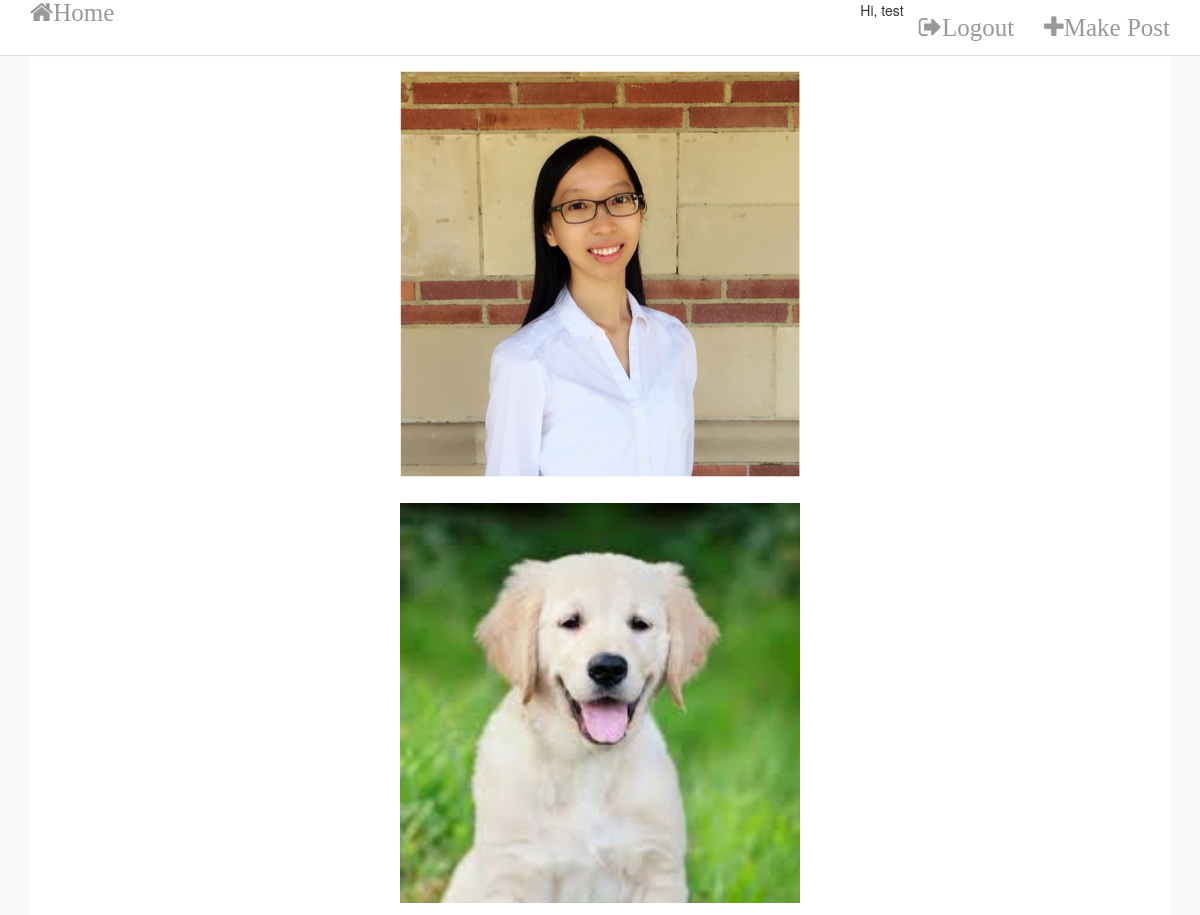
The app's page /instaapp/posts/ (signed in) with its own data.
### InstaApp/models.py (models this page shows, shortened)
class InstaUser(AbstractUser):
    profile_pic = ProcessedImageField(
        upload_to = 'statics/images/posts',
        format = 'JPEG',
        options = {'quality':100},
        blank = True,
        null = True
    )

class Post(models.Model):
    title = models.TextField(blank = True, null = True)
    image = ProcessedImageField(
        upload_to = 'statics/images/posts',
        format = 'JPEG',
        options = {'quality':100},
        blank = True,
        null = True
    )

### InstaApp/views.py (the view)
# urls.py: path('posts/', PostView.as_view(), name = 'posts'),
class PostView(ListView):
    model = Post
    template_name = 'index.html'

### templates/index.html (shortened to what this page needs)
{% extends 'base.html' %}
{% block content %}
<div>
    {% for post in object_list %}
    <div class="card__panel-head">
        <a href = "{% url 'post_detail' post.id %}">
            <img class="card__main-image" height="400" width="400" src = "/{{post.image}}">
        </a>
    </div>
</div>
{% endblock content %}

### templates/header.html (shortened to what this page needs)
<div class="navbar navbar-default navbar-fixed-top" id="main-nav">
    <div class="container desktop">
        <ul class="nav navbar-nav navbar-left">
            <a href="{% url 'posts' %}"><i class="fa fa-home" aria-hidden="true">Home</i></a>
        </ul>
        <ul class="nav navbar-nav navbar-right">
            {% if request.user.is_authenticated %}
                <li>
                    Hi, {{ request.user.username }}
                </li>
                <li>
                    <a href="{% url 'logout' %}"><i class="fa fa-sign-out" aria-hidden="true">Logout</i></a>
                </li>
            {% endif %}
                <li>
                    <a href="{% url 'make_post' %}"><i class="fa fa-plus" aria-hidden="true">Make Post</i></a>
                </li>
        </ul>
    </div>
</div>

### statics/css/style.css (style rules this page uses)
html { height: 100%; }
body { min-height: 100%; background-color: #fafafa; }
.navbar { background-color: #fff; border-bottom-color: #dbdbdb; }
.navbar .fa { font-size: 25px; color: #999999; }
.card__panel-head { background: #fff; padding: 14px 20px 12px; }
.card__main-image { max-width: 100%; max-height: 600px; height: auto; margin: 0 auto; display: block; }

### records on screen
InstaUser: user.username "test"
Post: image (picture)
Post: image (picture)
